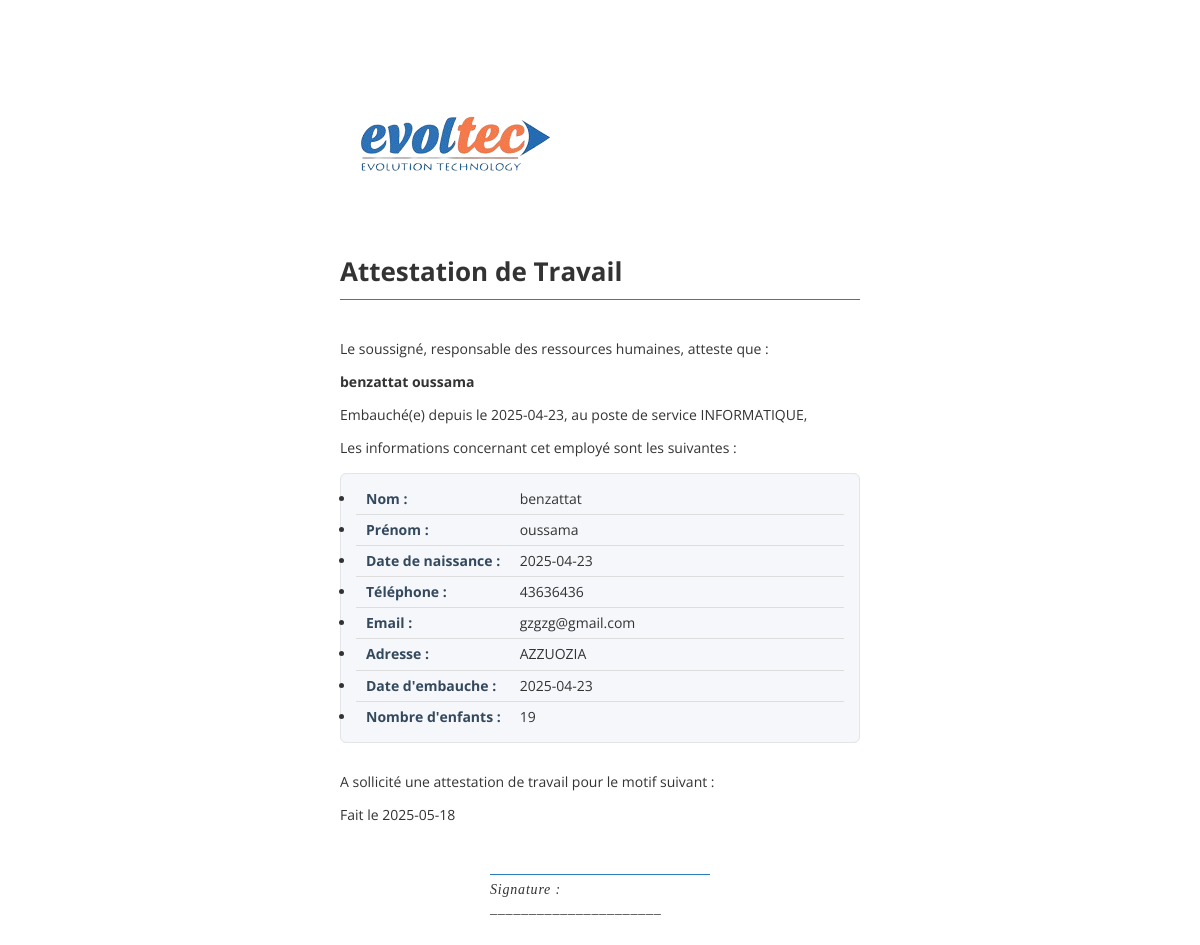
Page /admin/imprimer_attestation.php?id=1 on the committed database.
### tables this page shows
CREATE TABLE IF NOT EXISTS `employee` (
  `ID_EMP` int NOT NULL AUTO_INCREMENT,
  `N__SERVICE` int NOT NULL,
  `NOM_EMP` varchar(20) DEFAULT NULL,
  `PRENOM_EMP` varchar(20) DEFAULT NULL,
  `DATE_EMP` date DEFAULT NULL,
  `TEL_EMP` varchar(20) DEFAULT NULL,
  `EMAIL_EMP` varchar(30) DEFAULT NULL,
  `ADRESSE_EMP` varchar(50) DEFAULT NULL,
  `DATEEMBAUCH_EMP` date DEFAULT NULL,
  `NOMBRE_D_ENFANT` int DEFAULT NULL,
  `NOM_UTILISATEUR` varchar(20) DEFAULT NULL,
  `MOT_DE_PASSE` varchar(40) DEFAULT NULL,
  `ROLES` varchar(20) DEFAULT NULL,
  `NOMBRE_JOURS_CONGE` int NOT NULL DEFAULT '30',
  PRIMARY KEY (`ID_EMP`),
  UNIQUE KEY `NOM_UTILISATEUR_2` (`NOM_UTILISATEUR`),
  KEY `FK_EMPLOYEE_TRAVAILLE_SERVICE` (`N__SERVICE`),
  KEY `NOM_UTILISATEUR` (`NOM_UTILISATEUR`)
);

CREATE TABLE IF NOT EXISTS `service` (
  `N__SERVICE` int NOT NULL AUTO_INCREMENT,
  `ID_ENTREPRISE` int NOT NULL,
  `NOM_SERVICE` varchar(30) DEFAULT NULL,
  PRIMARY KEY (`N__SERVICE`),
  KEY `FK_SERVICE_APPARTENI_ENTREPRI` (`ID_ENTREPRISE`)
);

CREATE TABLE IF NOT EXISTS `attestation` (
  `ID_ATTESTATION` int NOT NULL AUTO_INCREMENT,
  `ID_EMP` int NOT NULL,
  `MOTIF` text NOT NULL,
  `DATE_DEMANDE` date NOT NULL,
  `STATUT` varchar(20) DEFAULT 'En attente',
  `DATE_ATTESTATION` date NOT NULL,
  PRIMARY KEY (`ID_ATTESTATION`),
  KEY `FK_ATTESTATION_EMPLOYEE` (`ID_EMP`)
);

### classes/Employee.php (called while the page is built, shortened)
<?php
require_once __DIR__ . '/../config/database.php';
class Employee {
    private $conn;
    public function __construct() {
        $database = new Database();
        $this->conn = $database->getConnection();
    }
    public function getById($id) {
      try {
        $stmt = $this->conn->prepare("
            SELECT e.*, s.NOM_SERVICE
            FROM EMPLOYEE e
            LEFT JOIN SERVICE s ON e.N__SERVICE = s.N__SERVICE
            WHERE e.ID_EMP = :id
        ");
        $stmt->bindParam(':id', $id);
        $stmt->execute();
        return $stmt->fetch(PDO::FETCH_ASSOC);
    } catch (PDOException $e) {
        error_log("Error in Employee::getById: " . $e->getMessage());
        return null;
    }
    }
}

### config/database.php (called while the page is built, shortened)
<?php
class Database {
    private $host = "localhost";
    private $db_name = "gestion_personnel";
    private $username = "root";
    private $password = "";
    public function getConnection() {
        $this->conn = null;
        try {
            $this->conn = new PDO(
                "mysql:host=" . $this->host . ";dbname=" . $this->db_name,
                $this->username,
                $this->password
            );
            $this->conn->setAttribute(PDO::ATTR_ERRMODE, PDO::ERRMODE_EXCEPTION);
        } catch(PDOException $e) {
            echo "Connection Error: " . $e->getMessage();
        }
        return $this->conn;
    }
}
?>

### classes/attestation.php (called while the page is built, shortened)
<?php
require_once __DIR__ . '/../config/database.php';
class Attestation {
    private $conn;
    private $table_name = "attestation";
    public function __construct() {
        $database = new Database();
        $this->conn = $database->getConnection();
    }
    public function getById($id) {
        $query = "SELECT * FROM " . $this->table_name . " WHERE ID_ATTESTATION = :id";
        $stmt = $this->conn->prepare($query);
        $stmt->bindParam(":id", $id);
        $stmt->execute();
        return $stmt->fetch(PDO::FETCH_ASSOC);
    }
}

### admin/imprimer_attestation.php (the view, shortened to what this page needs)
<?php
require_once '../classes/Attestation.php';
require_once '../classes/Employee.php';
if (isset($_GET['id'])) {
    $attestation = new Attestation();
    $employee = new Employee();
    $data = $attestation->getById($_GET['id']);
    $emp = $employee->getById($data['ID_EMP']);
    ?>
    <html>
    <head>
    </head>
    <body onload="window.print()">
        <img src="../img/evoltecbg.png" alt="Logo Evoltec">
        <h1>Attestation de Travail</h1>
        <p>Le soussigné, responsable des ressources humaines, atteste que :</p>
        <p><strong><?= htmlspecialchars($emp['NOM_EMP'] . ' ' . $emp['PRENOM_EMP']) ?></strong></p>
        <p>Embauché(e) depuis le <?= htmlspecialchars($emp['DATEEMBAUCH_EMP']) ?>, au poste de service <?= htmlspecialchars($emp['NOM_SERVICE']) ?>,</p>
        <p>Les informations concernant cet employé sont les suivantes :</p>
        <ul>
            <li><strong>Nom :</strong> <?= htmlspecialchars($emp['NOM_EMP']) ?></li>
            <li><strong>Prénom :</strong> <?= htmlspecialchars($emp['PRENOM_EMP']) ?></li>
            <li><strong>Date de naissance :</strong> <?= htmlspecialchars($emp['DATE_EMP']) ?></li>
            <li><strong>Téléphone :</strong> <?= htmlspecialchars($emp['TEL_EMP']) ?></li>
            <li><strong>Email :</strong> <?= htmlspecialchars($emp['EMAIL_EMP']) ?></li>
            <li><strong>Adresse :</strong> <?= htmlspecialchars($emp['ADRESSE_EMP']) ?></li>
            <li><strong>Date d'embauche :</strong> <?= htmlspecialchars($emp['DATEEMBAUCH_EMP']) ?></li>
            <li><strong>Nombre d'enfants :</strong> <?= htmlspecialchars($emp['NOMBRE_D_ENFANT']) ?></li>
        </ul>
        <p>A sollicité une attestation de travail pour le motif suivant :</p>
        <p>Fait le <?= htmlspecialchars($data['DATE_ATTESTATION']) ?></p>
        <div class="signature">
            <p>Signature : ______________________</p>
        </div>
    </body>
    </html>
<?php } ?>

### admin/imprimer_attestation.php (style rules this page uses)
* { margin: 0; padding: 0; box-sizing: border-box; }
body { font-family: 'Open Sans', sans-serif; background: #fff; padding: 30px 40px; color: #333; line-height: 1.3; max-width: 600px; margin: auto; border: none; box-shadow: none; }
h1 { font-size: 26px; margin-bottom: 40px; border-bottom: 1.5px solid #2980b9; padding-bottom: 10px; }
p { font-size: 14px; margin-bottom: 15px; }
ul { background-color: #f5f7fa; border: 1px solid #e1e4e8; border-radius: 6px; padding: 10px 15px; margin-bottom: 30px; }
ul li { font-size: 14px; padding: 6px 10px; border-bottom: 1px solid #ddd; }
ul li:last-child { border-bottom: none; }
ul li strong { width: 150px; display: inline-block; color: #34495e; }
.signature { margin-top: 50px; font-size: 16px; font-family: 'Cormorant Garamond', serif; }
.signature p { width: 220px; margin: 20px auto 0 auto; border-top: 1.5px solid #2980b9; padding-top: 6px; font-style: italic; letter-spacing: 0.8px; }

### rows in the picture
employee: NOM_EMP+PRENOM_EMP "benzattat oussama", DATEEMBAUCH_EMP "2025-04-23", service.NOM_SERVICE "INFORMATIQUE", NOM_EMP "benzattat", PRENOM_EMP "oussama", DATE_EMP "2025-04-23", TEL_EMP "43636436", EMAIL_EMP "gzgzg@gmail.com", ADRESSE_EMP "AZZUOZIA", NOMBRE_D_ENFANT "19"
attestation: DATE_ATTESTATION "2025-05-18"
